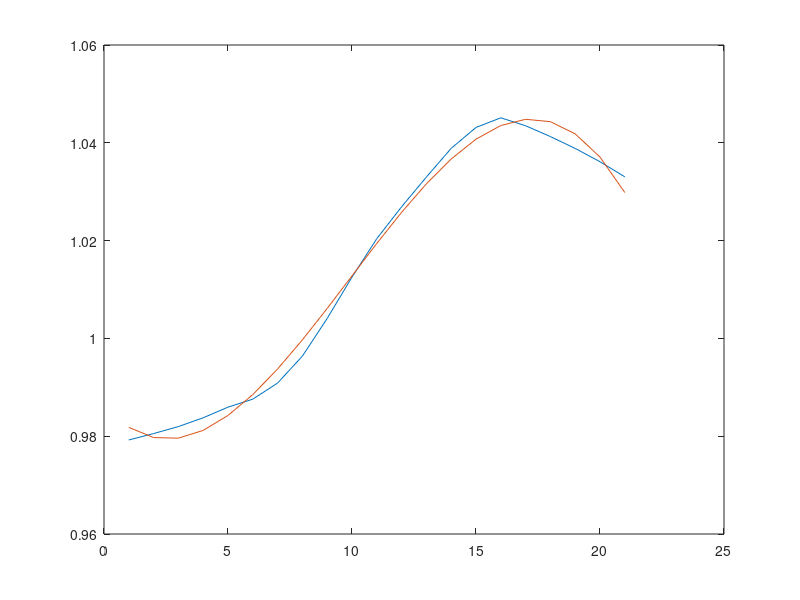

MATLAB code to generate this figure: (Note: this script raises an error after producing the figure.)
clear
A=importdata('jumpdata.txt');
x=A(:,1)
y=A(:,2)
n=length(A)
plot(x,y)
p = polyfit(x,y,3);
hold on
X=[x.^3,x.^2,x,ones(n,1)];
z=p*X'
plot(x,z)
syms x1
u=[x1.^3,x1.^2,x1,1]*p';
f=diff(u,2)
t=solve(f)